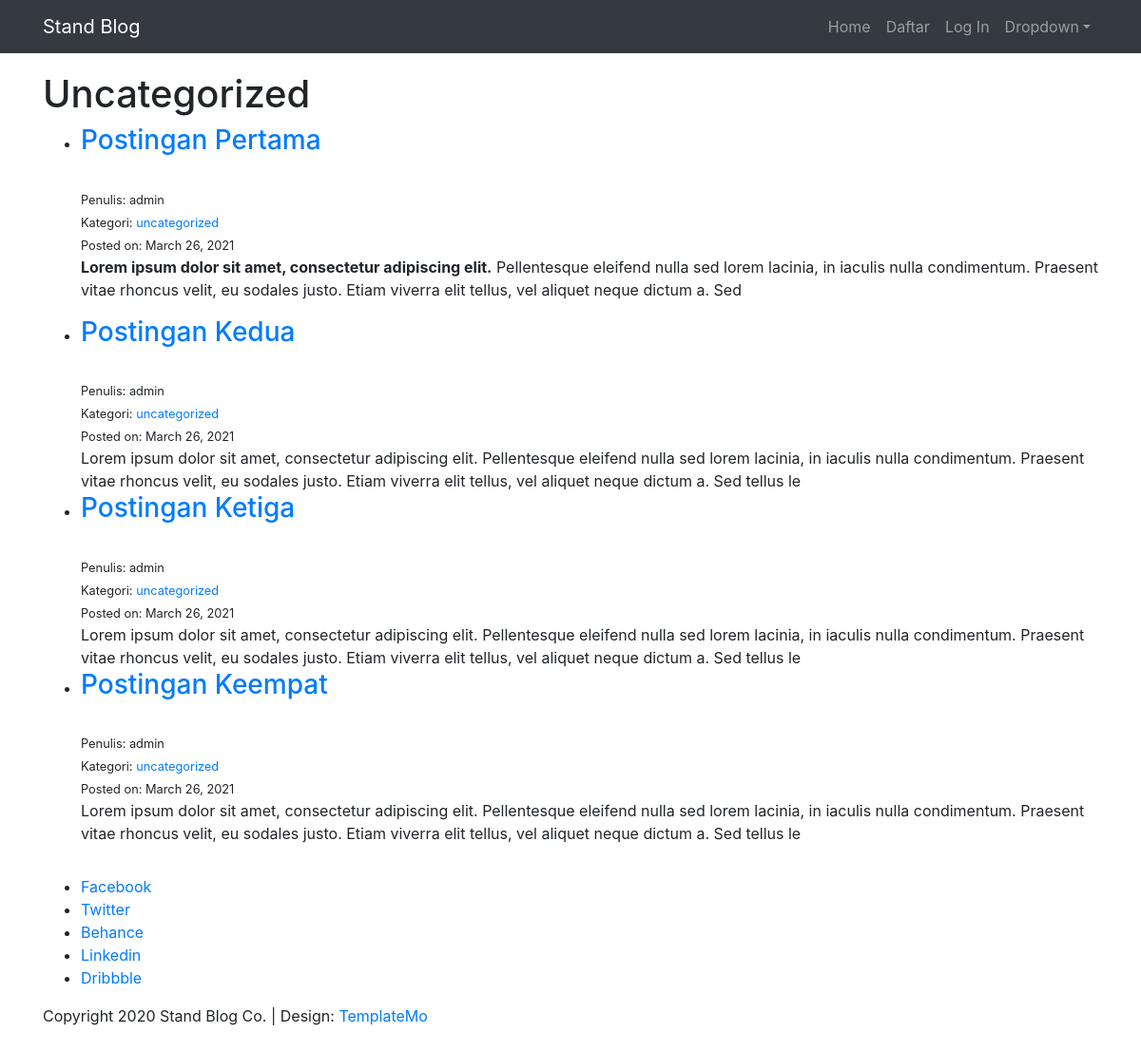
The page /category/uncategorized/ on the database its author committed.
### blog/models.py (models this page shows, shortened)
class Post(models.Model):
    judul = models.CharField(max_length=255)
    author = models.ForeignKey(User, on_delete=models.CASCADE)
    konten = models.TextField()
    pub_date = models.DateField(auto_now_add=True)
    kategori = models.CharField(max_length=255, default="uncategorized")

### blog/views.py (the view)
# urls.py: path('category/<str:cats>/', CategoryView, name='kategori'),
def CategoryView(request, cats):
    category_posts = Post.objects.filter(kategori=cats.replace('-', ' '))
    return render(request, 'blog/categories.html', {'cats':cats.title().replace('-', ' '), 'category_posts':category_posts })

### blog/templates/blog/categories.html (shortened to what this page needs)
{% extends 'base.html' %}
{% block content %}
{% if category_posts %}
<h1>{{cats}}</h1>
    <ul>
        {% for post in category_posts %}
        <li>
        <h3><a href="{% url 'detail-artikel' post.pk %}">{{ post.judul }}</a></h3>
        <br>
        <small>Penulis: {{ post.author }}
        <br>
        Kategori: <a href="{% url 'kategori' post.kategori %}">{{ post.kategori }}</a>
        <br>
        Posted on: {{ post.pub_date }}</small>
        <br>
        {{ post.konten|slice:":250"|safe }}
        <br>
        </li>
        {% endfor %}
    </ul>
{% else %}
<h2>Mohon maaf Kategori tidak tersedia</h2>
{% endif %}
{% endblock content %}

### rows shown on the page
Post: judul "Postingan Pertama", author "admin", kategori "uncategorized", pub_date "March 26, 2021", konten "Lorem ipsum dolor sit amet, consectetur adipiscing elit. Pellentesque eleifend nulla sed lorem lacinia, in iaculis nulla condimentum. Praesent vitae rhoncus velit, eu sodales justo. Etiam viverra elit tellus, vel aliquet neque dictum a. Sed"
Post: judul "Postingan Kedua", author "admin", kategori "uncategorized", pub_date "March 26, 2021", konten "Lorem ipsum dolor sit amet, consectetur adipiscing elit. Pellentesque eleifend nulla sed lorem lacinia, in iaculis nulla condimentum. Praesent vitae rhoncus velit, eu sodales justo. Etiam viverra elit tellus, vel aliquet neque dictum a. Sed tellus le"
Post: judul "Postingan Ketiga", author "admin", kategori "uncategorized", pub_date "March 26, 2021", konten "Lorem ipsum dolor sit amet, consectetur adipiscing elit. Pellentesque eleifend nulla sed lorem lacinia, in iaculis nulla condimentum. Praesent vitae rhoncus velit, eu sodales justo. Etiam viverra elit tellus, vel aliquet neque dictum a. Sed tellus le"
Post: judul "Postingan Keempat", author "admin", kategori "uncategorized", pub_date "March 26, 2021", konten "Lorem ipsum dolor sit amet, consectetur adipiscing elit. Pellentesque eleifend nulla sed lorem lacinia, in iaculis nulla condimentum. Praesent vitae rhoncus velit, eu sodales justo. Etiam viverra elit tellus, vel aliquet neque dictum a. Sed tellus le"

### other values the page prints
{{ cats }} "Uncategorized"
